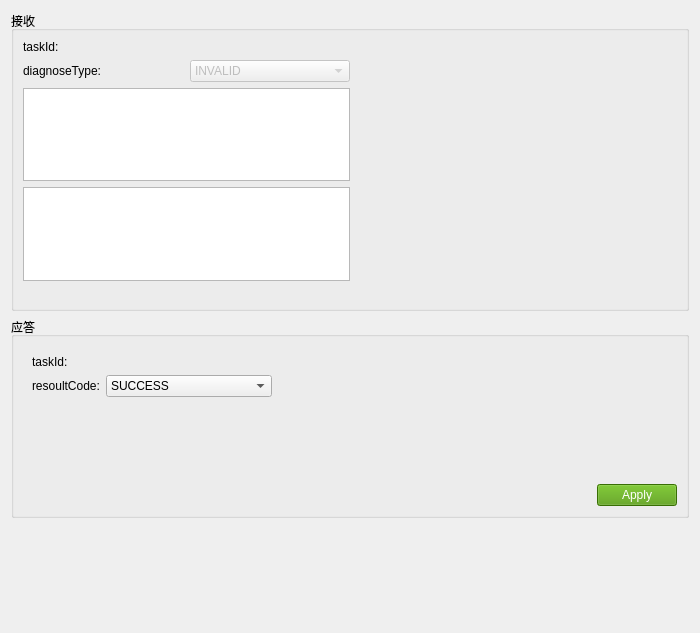
<?xml version="1.0" encoding="UTF-8"?>
<ui version="4.0">
 <class>DiagnoseForm</class>
 <widget class="QWidget" name="DiagnoseForm">
  <property name="geometry">
   <rect>
    <x>0</x>
    <y>0</y>
    <width>700</width>
    <height>633</height>
   </rect>
  </property>
  <property name="windowTitle">
   <string>Form</string>
  </property>
  <property name="styleSheet">
   <string notr="true">QPushButton#btn_apply{
	background-color: rgb(78, 154, 6);
  color:white;
}</string>
  </property>
  <layout class="QVBoxLayout" name="verticalLayout_12">
   <item>
    <widget class="QGroupBox" name="groupBox">
     <property name="minimumSize">
      <size>
       <width>0</width>
       <height>300</height>
      </size>
     </property>
     <property name="maximumSize">
      <size>
       <width>16777215</width>
       <height>300</height>
      </size>
     </property>
     <property name="title">
      <string>接收</string>
     </property>
     <layout class="QHBoxLayout" name="horizontalLayout_3">
      <item>
       <widget class="QWidget" name="widget_receive" native="true">
        <layout class="QVBoxLayout" name="verticalLayout">
         <property name="leftMargin">
          <number>0</number>
         </property>
         <property name="topMargin">
          <number>0</number>
         </property>
         <property name="rightMargin">
          <number>0</number>
         </property>
         <property name="bottomMargin">
          <number>0</number>
         </property>
         <item>
          <layout class="QHBoxLayout" name="horizontalLayout">
           <item>
            <widget class="QLabel" name="label">
             <property name="text">
              <string>taskId:</string>
             </property>
            </widget>
           </item>
           <item>
            <widget class="QLabel" name="label_taskId">
             <property name="text">
              <string/>
             </property>
            </widget>
           </item>
          </layout>
         </item>
         <item>
          <layout class="QHBoxLayout" name="horizontalLayout_2">
           <item>
            <widget class="QLabel" name="label_3">
             <property name="text">
              <string>diagnoseType:</string>
             </property>
            </widget>
           </item>
           <item>
            <widget class="QComboBox" name="comboBox_diagnoseType">
             <property name="enabled">
              <bool>false</bool>
             </property>
             <item>
              <property name="text">
               <string>INVALID</string>
              </property>
             </item>
             <item>
              <property name="text">
               <string>READ_DTC</string>
              </property>
             </item>
             <item>
              <property name="text">
               <string>CLEARN_DTC</string>
              </property>
             </item>
             <item>
              <property name="text">
               <string>READ_DID</string>
              </property>
             </item>
             <item>
              <property name="text">
               <string>WRITE_DID</string>
              </property>
             </item>
             <item>
              <property name="text">
               <string>ECU_ADDR</string>
              </property>
             </item>
            </widget>
           </item>
          </layout>
         </item>
         <item>
          <widget class="QWidget" name="widget_readDid" native="true">
           <property name="maximumSize">
            <size>
             <width>16777215</width>
             <height>16777215</height>
            </size>
           </property>
           <layout class="QVBoxLayout" name="verticalLayout_2">
            <property name="spacing">
             <number>0</number>
            </property>
            <property name="leftMargin">
             <number>0</number>
            </property>
            <property name="topMargin">
             <number>0</number>
            </property>
            <property name="rightMargin">
             <number>0</number>
            </property>
            <property name="bottomMargin">
             <number>0</number>
            </property>
            <item>
             <layout class="QVBoxLayout" name="verticalLayout_readDid">
              <item>
               <widget class="QListWidget" name="listWidget_readDid"/>
              </item>
             </layout>
            </item>
           </layout>
          </widget>
         </item>
         <item>
          <widget class="QWidget" name="widget_writeDid" native="true">
           <property name="maximumSize">
            <size>
             <width>16777215</width>
             <height>16777215</height>
            </size>
           </property>
           <layout class="QVBoxLayout" name="verticalLayout_3">
            <property name="leftMargin">
             <number>0</number>
            </property>
            <property name="topMargin">
             <number>0</number>
            </property>
            <property name="rightMargin">
             <number>0</number>
            </property>
            <property name="bottomMargin">
             <number>0</number>
            </property>
            <item>
             <layout class="QVBoxLayout" name="verticalLayout_writeDid">
              <item>
               <widget class="QListWidget" name="listWidget_writeDid"/>
              </item>
             </layout>
            </item>
           </layout>
          </widget>
         </item>
         <item>
          <widget class="QWidget" name="widget_readDtc" native="true">
           <layout class="QVBoxLayout" name="verticalLayout_4">
            <property name="leftMargin">
             <number>0</number>
            </property>
            <property name="topMargin">
             <number>0</number>
            </property>
            <property name="rightMargin">
             <number>0</number>
            </property>
            <property name="bottomMargin">
             <number>0</number>
            </property>
            <item>
             <layout class="QVBoxLayout" name="verticalLayout_readDtc"/>
            </item>
           </layout>
          </widget>
         </item>
         <item>
          <widget class="QWidget" name="widget_cleanDtc" native="true">
           <layout class="QVBoxLayout" name="verticalLayout_5">
            <property name="leftMargin">
             <number>0</number>
            </property>
            <property name="topMargin">
             <number>0</number>
            </property>
            <property name="rightMargin">
             <number>0</number>
            </property>
            <property name="bottomMargin">
             <number>0</number>
            </property>
            <item>
             <layout class="QVBoxLayout" name="verticalLayout_cleanDtc"/>
            </item>
           </layout>
          </widget>
         </item>
         <item>
          <widget class="QWidget" name="widget_EcuAddr" native="true">
           <layout class="QVBoxLayout" name="verticalLayout_6">
            <property name="leftMargin">
             <number>0</number>
            </property>
            <property name="topMargin">
             <number>0</number>
            </property>
            <property name="rightMargin">
             <number>0</number>
            </property>
            <property name="bottomMargin">
             <number>0</number>
            </property>
            <item>
             <layout class="QVBoxLayout" name="verticalLayout_ecuAddr"/>
            </item>
           </layout>
          </widget>
         </item>
        </layout>
       </widget>
      </item>
      <item>
       <spacer name="horizontalSpacer">
        <property name="orientation">
         <enum>Qt::Horizontal</enum>
        </property>
        <property name="sizeHint" stdset="0">
         <size>
          <width>320</width>
          <height>20</height>
         </size>
        </property>
       </spacer>
      </item>
     </layout>
    </widget>
   </item>
   <item>
    <widget class="QGroupBox" name="groupBox_2">
     <property name="title">
      <string>应答</string>
     </property>
     <layout class="QVBoxLayout" name="verticalLayout_11">
      <item>
       <layout class="QHBoxLayout" name="horizontalLayout_6">
        <item>
         <widget class="QWidget" name="widget_respContainer" native="true">
          <layout class="QVBoxLayout" name="verticalLayout_10">
           <item>
            <layout class="QHBoxLayout" name="horizontalLayout_4">
             <item>
              <widget class="QLabel" name="label_2">
               <property name="text">
                <string>taskId:</string>
               </property>
              </widget>
             </item>
             <item>
              <widget class="QLabel" name="label_taskId_resp">
               <property name="text">
                <string/>
               </property>
              </widget>
             </item>
            </layout>
           </item>
           <item>
            <layout class="QHBoxLayout" name="horizontalLayout_5">
             <item>
              <widget class="QLabel" name="label_4">
               <property name="text">
                <string>resoultCode:</string>
               </property>
              </widget>
             </item>
             <item>
              <widget class="QComboBox" name="comboBox_2">
               <item>
                <property name="text">
                 <string>SUCCESS</string>
                </property>
               </item>
               <item>
                <property name="text">
                 <string>LEN_ERROR</string>
                </property>
               </item>
               <item>
                <property name="text">
                 <string>ECU_NOT_MATCH</string>
                </property>
               </item>
               <item>
                <property name="text">
                 <string>DID_READ_NOT_EXIST</string>
                </property>
               </item>
               <item>
                <property name="text">
                 <string>ECU_ADDR_NO_RESP</string>
                </property>
               </item>
               <item>
                <property name="text">
                 <string>SNS</string>
                </property>
               </item>
               <item>
                <property name="text">
                 <string>PARAM_ERROR</string>
                </property>
               </item>
               <item>
                <property name="text">
                 <string>FAILED</string>
                </property>
               </item>
              </widget>
             </item>
            </layout>
           </item>
           <item>
            <widget class="QWidget" name="widget_readDid_resp" native="true">
             <layout class="QVBoxLayout" name="verticalLayout_8">
              <item>
               <layout class="QVBoxLayout" name="verticalLayout_readDid_resp"/>
              </item>
             </layout>
            </widget>
           </item>
           <item>
            <widget class="QWidget" name="widget_readDtc_resp" native="true">
             <layout class="QVBoxLayout" name="verticalLayout_9">
              <item>
               <layout class="QVBoxLayout" name="verticalLayout_readDtc_resp"/>
              </item>
             </layout>
            </widget>
           </item>
           <item>
            <widget class="QWidget" name="widget_EcuAddr_resp" native="true">
             <layout class="QVBoxLayout" name="verticalLayout_7">
              <item>
               <layout class="QVBoxLayout" name="verticalLayout_ecuAddr_resp"/>
              </item>
             </layout>
            </widget>
           </item>
          </layout>
         </widget>
        </item>
        <item>
         <spacer name="horizontalSpacer_2">
          <property name="orientation">
           <enum>Qt::Horizontal</enum>
          </property>
          <property name="sizeHint" stdset="0">
           <size>
            <width>109</width>
            <height>20</height>
           </size>
          </property>
         </spacer>
        </item>
       </layout>
      </item>
      <item>
       <layout class="QHBoxLayout" name="horizontalLayout_7">
        <item>
         <spacer name="horizontalSpacer_3">
          <property name="orientation">
           <enum>Qt::Horizontal</enum>
          </property>
          <property name="sizeHint" stdset="0">
           <size>
            <width>40</width>
            <height>20</height>
           </size>
          </property>
         </spacer>
        </item>
        <item>
         <widget class="QPushButton" name="btn_apply">
          <property name="text">
           <string>Apply</string>
          </property>
         </widget>
        </item>
       </layout>
      </item>
     </layout>
    </widget>
   </item>
   <item>
    <spacer name="verticalSpacer">
     <property name="orientation">
      <enum>Qt::Vertical</enum>
     </property>
     <property name="sizeHint" stdset="0">
      <size>
       <width>20</width>
       <height>237</height>
      </size>
     </property>
    </spacer>
   </item>
  </layout>
 </widget>
 <resources/>
 <connections/>
</ui>
